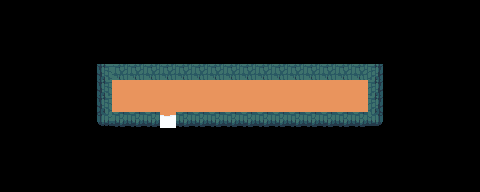

The image is a tile-based game level rendered from a .tmx file. Its description and complete source (layers, tilesets, objects, tile grids) follow:
An orthogonal 30x12 tile map with 16x16 px tiles, 2 tile layers (0_bg, 0_collide), 2 tilesets and 3 objects.

<map version="1.4" tiledversion="1.4.3" orientation="orthogonal" renderorder="right-down" width="30" height="12" tilewidth="16" tileheight="16" infinite="0" nextlayerid="4" nextobjectid="8">
 <editorsettings>
  <export target="Cave2.json" format="json" />
 </editorsettings>
 <tileset firstgid="1" source="Snowsuit.tsx" />
 <tileset firstgid="21" source="tiles.tsx" />
 <layer id="1" name="0_bg" width="30" height="12">
  <data encoding="csv">
0,0,0,0,0,0,0,0,0,0,0,0,0,0,0,0,0,0,0,0,0,0,0,0,0,0,0,0,0,0,
0,0,0,0,0,0,0,0,0,0,0,0,0,0,0,0,0,0,0,0,0,0,0,0,0,0,0,0,0,0,
0,0,0,0,0,0,0,0,0,0,0,0,0,0,0,0,0,0,0,0,0,0,0,0,0,0,0,0,0,0,
0,0,0,0,0,0,0,0,0,0,0,0,0,0,0,0,0,0,0,0,0,0,0,0,0,0,0,0,0,0,
0,0,0,0,0,0,0,0,0,0,0,0,0,0,0,0,0,0,0,0,0,0,0,0,0,0,0,0,0,0,
0,0,0,0,0,0,0,108,108,108,108,108,108,108,108,108,108,108,108,108,108,108,108,0,0,0,0,0,0,0,
0,0,0,0,0,0,0,108,108,108,108,108,108,108,108,108,108,108,108,108,108,108,108,0,0,0,0,0,0,0,
0,0,0,0,0,0,0,0,0,0,121,0,0,0,0,0,0,0,0,0,0,0,0,0,0,0,0,0,0,0,
0,0,0,0,0,0,0,0,0,0,0,0,0,0,0,0,0,0,0,0,0,0,0,0,0,0,0,0,0,0,
0,0,0,0,0,0,0,0,0,0,0,0,0,0,0,0,0,0,0,0,0,0,0,0,0,0,0,0,0,0,
0,0,0,0,0,0,0,0,0,0,0,0,0,0,0,0,0,0,0,0,0,0,0,0,0,0,0,0,0,0,
0,0,0,0,0,0,0,0,0,0,0,0,0,0,0,0,0,0,0,0,0,0,0,0,0,0,0,0,0,0
</data>
 </layer>
 <layer id="2" name="0_collide" width="30" height="12">
  <properties>
   <property name="type" value="collide" />
  </properties>
  <data encoding="csv">
0,0,0,0,0,0,0,0,0,0,0,0,0,0,0,0,0,0,0,0,0,0,0,0,0,0,0,0,0,0,
0,0,0,0,0,0,0,0,0,0,0,0,0,0,0,0,0,0,0,0,0,0,0,0,0,0,0,0,0,0,
0,0,0,0,0,0,0,0,0,0,0,0,0,0,0,0,0,0,0,0,0,0,0,0,0,0,0,0,0,0,
0,0,0,0,0,0,0,0,0,0,0,0,0,0,0,0,0,0,0,0,0,0,0,0,0,0,0,0,0,0,
0,0,0,0,0,0,63,64,64,64,64,64,64,64,64,64,64,64,64,64,64,64,64,69,0,0,0,0,0,0,
0,0,0,0,0,0,63,0,0,0,0,0,0,0,0,0,0,0,0,0,0,0,0,69,0,0,0,0,0,0,
0,0,0,0,0,0,63,0,0,0,0,0,0,0,0,0,0,0,0,0,0,0,0,69,0,0,0,0,0,0,
0,0,0,0,0,0,76,77,77,77,0,77,77,77,77,77,77,77,77,77,77,77,77,82,0,0,0,0,0,0,
0,0,0,0,0,0,0,0,0,0,0,0,0,0,0,0,0,0,0,0,0,0,0,0,0,0,0,0,0,0,
0,0,0,0,0,0,0,0,0,0,0,0,0,0,0,0,0,0,0,0,0,0,0,0,0,0,0,0,0,0,
0,0,0,0,0,0,0,0,0,0,0,0,0,0,0,0,0,0,0,0,0,0,0,0,0,0,0,0,0,0,
0,0,0,0,0,0,0,0,0,0,0,0,0,0,0,0,0,0,0,0,0,0,0,0,0,0,0,0,0,0
</data>
 </layer>
 <objectgroup id="3" name="0_object">
  <object id="1" gid="1" x="160" y="112" width="16" height="16" />
  <object id="6" gid="150" x="336" y="104" width="16" height="16" />
  <object id="7" gid="101" x="160" y="132" width="16" height="16">
   <properties>
    <property name="key" value="scene" />
    <property name="to" value="Outside" />
   </properties>
  </object>
 </objectgroup>
</map>
